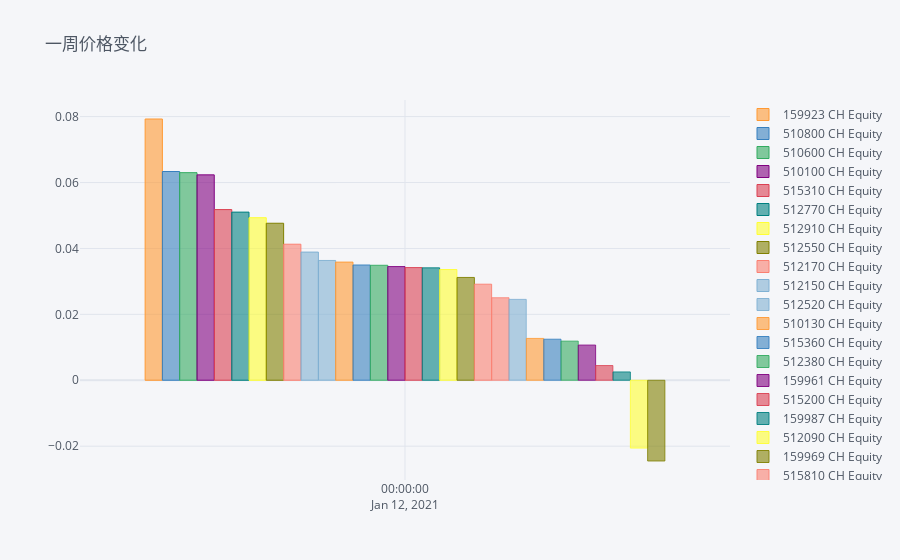

The notebook cell saved with this chart:
### Code cell
chg = price/price.shift(5)-1
chg.tail(1).sort_values(by  =chg.index[-1]  ,axis = 1, ascending = False ).iplot(kind ='bar',title = '一周价格变化')

### Figure 1 — Plotly figure (JSON) as saved in the notebook; plotly's stock layout.template omitted (floating-point values rounded to 4 significant figures)
{"data": [{"marker": {"color": "rgba(255, 153, 51, 0.6)", "line": {"color": "rgba(255, 153, 51, 1.0)", "width": 1}}, "name": "159923 CH Equity", "orientation": "v", "text": "", "type": "bar", "x": ["2021-01-12"], "y": [0.07927]}, {"marker": {"color": "rgba(55, 128, 191, 0.6)", "line": {"color": "rgba(55, 128, 191, 1.0)", "width": 1}}, "name": "510800 CH Equity", "orientation": "v", "text": "", "type": "bar", "x": ["2021-01-12"], "y": [0.06334]}, {"marker": {"color": "rgba(50, 171, 96, 0.6)", "line": {"color": "rgba(50, 171, 96, 1.0)", "width": 1}}, "name": "510600 CH Equity", "orientation": "v", "text": "", "type": "bar", "x": ["2021-01-12"], "y": [0.06299]}, {"marker": {"color": "rgba(128, 0, 128, 0.6)", "line": {"color": "rgba(128, 0, 128, 1.0)", "width": 1}}, "name": "510100 CH Equity", "orientation": "v", "text": "", "type": "bar", "x": ["2021-01-12"], "y": [0.06232]}, {"marker": {"color": "rgba(219, 64, 82, 0.6)", "line": {"color": "rgba(219, 64, 82, 1.0)", "width": 1}}, "name": "515310 CH Equity", "orientation": "v", "text": "", "type": "bar", "x": ["2021-01-12"], "y": [0.05179]}, {"marker": {"color": "rgba(0, 128, 128, 0.6)", "line": {"color": "rgba(0, 128, 128, 1.0)", "width": 1}}, "name": "512770 CH Equity", "orientation": "v", "text": "", "type": "bar", "x": ["2021-01-12"], "y": [0.05102]}, {"marker": {"color": "rgba(255, 255, 51, 0.6)", "line": {"color": "rgba(255, 255, 51, 1.0)", "width": 1}}, "name": "512910 CH Equity", "orientation": "v", "text": "", "type": "bar", "x": ["2021-01-12"], "y": [0.04932]}, {"marker": {"color": "rgba(128, 128, 0, 0.6)", "line": {"color": "rgba(128, 128, 0, 1.0)", "width": 1}}, "name": "512550 CH Equity", "orientation": "v", "text": "", "type": "bar", "x": ["2021-01-12"], "y": [0.04765]}, {"marker": {"color": "rgba(251, 128, 114, 0.6)", "line": {"color": "rgba(251, 128, 114, 1.0)", "width": 1}}, "name": "512170 CH Equity", "orientation": "v", "text": "", "type": "bar", "x": ["2021-01-12"], "y": [0.04128]}, {"marker": {"color": "rgba(128, 177, 211, 0.6)", "line": {"color": "rgba(128, 177, 211, 1.0)", "width": 1}}, "name": "512150 CH Equity", "orientation": "v", "text": "", "type": "bar", "x": ["2021-01-12"], "y": [0.03889]}, {"marker": {"color": "rgba(128, 177, 211, 0.6)", "line": {"color": "rgba(128, 177, 211, 0.8999999999999999)", "width": 1}}, "name": "512520 CH Equity", "orientation": "v", "text": "", "type": "bar", "x": ["2021-01-12"], "y": [0.03635]}, {"marker": {"color": "rgba(255, 153, 51, 0.6)", "line": {"color": "rgba(255, 153, 51, 0.8999999999999999)", "width": 1}}, "name": "510130 CH Equity", "orientation": "v", "text": "", "type": "bar", "x": ["2021-01-12"], "y": [0.03586]}, {"marker": {"color": "rgba(55, 128, 191, 0.6)", "line": {"color": "rgba(55, 128, 191, 0.8999999999999999)", "width": 1}}, "name": "515360 CH Equity", "orientation": "v", "text": "", "type": "bar", "x": ["2021-01-12"], "y": [0.03498]}, {"marker": {"color": "rgba(50, 171, 96, 0.6)", "line": {"color": "rgba(50, 171, 96, 0.8999999999999999)", "width": 1}}, "name": "512380 CH Equity", "orientation": "v", "text": "", "type": "bar", "x": ["2021-01-12"], "y": [0.03489]}, {"marker": {"color": "rgba(128, 0, 128, 0.6)", "line": {"color": "rgba(128, 0, 128, 0.8999999999999999)", "width": 1}}, "name": "159961 CH Equity", "orientation": "v", "text": "", "type": "bar", "x": ["2021-01-12"], "y": [0.0345]}, {"marker": {"color": "rgba(219, 64, 82, 0.6)", "line": {"color": "rgba(219, 64, 82, 0.8999999999999999)", "width": 1}}, "name": "515200 CH Equity", "orientation": "v", "text": "", "type": "bar", "x": ["2021-01-12"], "y": [0.03419]}, {"marker": {"color": "rgba(0, 128, 128, 0.6)", "line": {"color": "rgba(0, 128, 128, 0.8999999999999999)", "width": 1}}, "name": "159987 CH Equity", "orientation": "v", "text": "", "type": "bar", "x": ["2021-01-12"], "y": [0.03411]}, {"marker": {"color": "rgba(255, 255, 51, 0.6)", "line": {"color": "rgba(255, 255, 51, 0.8999999999999999)", "width": 1}}, "name": "512090 CH Equity", "orientation": "v", "text": "", "type": "bar", "x": ["2021-01-12"], "y": [0.0336]}, {"marker": {"color": "rgba(128, 128, 0, 0.6)", "line": {"color": "rgba(128, 128, 0, 0.8999999999999999)", "width": 1}}, "name": "159969 CH Equity", "orientation": "v", "text": "", "type": "bar", "x": ["2021-01-12"], "y": [0.0312]}, {"marker": {"color": "rgba(251, 128, 114, 0.6)", "line": {"color": "rgba(251, 128, 114, 0.8999999999999999)", "width": 1}}, "name": "515810 CH Equity", "orientation": "v", "text": "", "type": "bar", "x": ["2021-01-12"], "y": [0.02915]}, {"marker": {"color": "rgba(251, 128, 114, 0.6)", "line": {"color": "rgba(251, 128, 114, 0.7999999999999998)", "width": 1}}, "name": "159977 CH Equity", "orientation": "v", "text": "", "type": "bar", "x": ["2021-01-12"], "y": [0.02504]}, {"marker": {"color": "rgba(128, 177, 211, 0.6)", "line": {"color": "rgba(128, 177, 211, 0.7999999999999998)", "width": 1}}, "name": "512970 CH Equity", "orientation": "v", "text": "", "type": "bar", "x": ["2021-01-12"], "y": [0.02455]}, {"marker": {"color": "rgba(255, 153, 51, 0.6)", "line": {"color": "rgba(255, 153, 51, 0.7999999999999998)", "width": 1}}, "name": "515520 CH Equity", "orientation": "v", "text": "", "type": "bar", "x": ["2021-01-12"], "y": [0.0127]}, {"marker": {"color": "rgba(55, 128, 191, 0.6)", "line": {"color": "rgba(55, 128, 191, 0.7999999999999998)", "width": 1}}, "name": "515650 CH Equity", "orientation": "v", "text": "", "type": "bar", "x": ["2021-01-12"], "y": [0.01247]}, {"marker": {"color": "rgba(50, 171, 96, 0.6)", "line": {"color": "rgba(50, 171, 96, 0.7999999999999998)", "width": 1}}, "name": "159973 CH Equity", "orientation": "v", "text": "", "type": "bar", "x": ["2021-01-12"], "y": [0.01188]}, {"marker": {"color": "rgba(128, 0, 128, 0.6)", "line": {"color": "rgba(128, 0, 128, 0.7999999999999998)", "width": 1}}, "name": "512670 CH Equity", "orientation": "v", "text": "", "type": "bar", "x": ["2021-01-12"], "y": [0.01069]}, {"marker": {"color": "rgba(219, 64, 82, 0.6)", "line": {"color": "rgba(219, 64, 82, 0.7999999999999998)", "width": 1}}, "name": "510630 CH Equity", "orientation": "v", "text": "", "type": "bar", "x": ["2021-01-12"], "y": [0.00447]}, {"marker": {"color": "rgba(0, 128, 128, 0.6)", "line": {"color": "rgba(0, 128, 128, 0.7999999999999998)", "width": 1}}, "name": "512560 CH Equity", "orientation": "v", "text": "", "type": "bar", "x": ["2021-01-12"], "y": [0.00253]}, {"marker": {"color": "rgba(255, 255, 51, 0.6)", "line": {"color": "rgba(255, 255, 51, 0.7999999999999998)", "width": 1}}, "name": "512690 CH Equity", "orientation": "v", "text": "", "type": "bar", "x": ["2021-01-12"], "y": [-0.02058]}, {"marker": {"color": "rgba(128, 128, 0, 0.6)", "line": {"color": "rgba(128, 128, 0, 0.7999999999999998)", "width": 1}}, "name": "512600 CH Equity", "orientation": "v", "text": "", "type": "bar", "x": ["2021-01-12"], "y": [-0.02449]}], "layout": {"legend": {"bgcolor": "#F5F6F9", "font": {"color": "#4D5663"}}, "paper_bgcolor": "#F5F6F9", "plot_bgcolor": "#F5F6F9", "title": {"font": {"color": "#4D5663"}, "text": "一周价格变化"}, "xaxis": {"gridcolor": "#E1E5ED", "showgrid": true, "tickfont": {"color": "#4D5663"}, "title": {"font": {"color": "#4D5663"}, "text": ""}, "zerolinecolor": "#E1E5ED"}, "yaxis": {"gridcolor": "#E1E5ED", "showgrid": true, "tickfont": {"color": "#4D5663"}, "title": {"font": {"color": "#4D5663"}, "text": ""}, "zerolinecolor": "#E1E5ED"}}}
